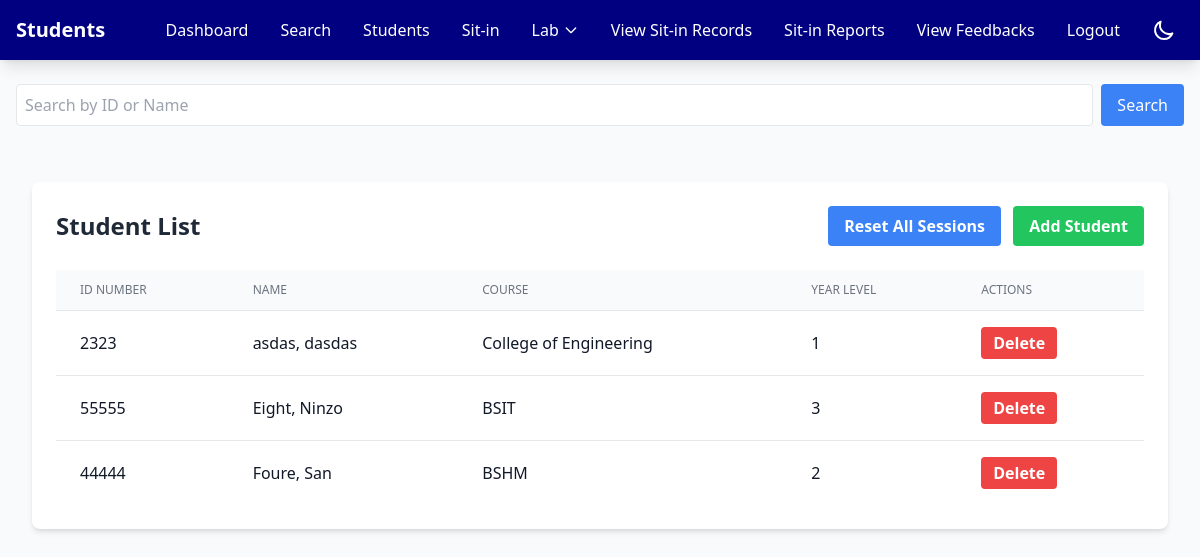
The page /admin/students.php on the database its author committed.
### tables this page shows
CREATE TABLE `students` (
  `StudID` int(11) NOT NULL,
  `IDNO` int(11) NOT NULL,
  `Last_Name` varchar(100) NOT NULL,
  `First_Name` varchar(100) NOT NULL,
  `Mid_Name` varchar(100) NOT NULL,
  `Course` varchar(100) NOT NULL,
  `Year_lvl` int(11) NOT NULL,
  `Username` varchar(100) NOT NULL,
  `Password` varchar(100) NOT NULL,
  `profile_image` varchar(255) NOT NULL,
  `Email` varchar(255) NOT NULL,
  `Address` varchar(255) NOT NULL
);

### admin/students.php (the view, shortened to what this page needs)
<?php
include '../header.php';
$servername = "localhost";
$username = "root";
$password = "";
$database = "users";
$conn = new mysqli($servername, $username, $password, $database);
$search = isset($_GET['search']) ? $_GET['search'] : '';
if ($search) {
    $sql = "SELECT * FROM students WHERE IDNO LIKE ? OR First_Name LIKE ? OR Last_Name LIKE ? ORDER BY Last_Name";
    $stmt = $conn->prepare($sql);
    $searchTerm = "%$search%";
    $stmt->bind_param("sss", $searchTerm, $searchTerm, $searchTerm);
    $stmt->execute();
    $result = $stmt->get_result();
} else {
    $sql = "SELECT * FROM students ORDER BY Last_Name";
    $result = $conn->query($sql);
}
?>
<!DOCTYPE html>
<html lang="en">
<head>
    <script src="https://cdn.tailwindcss.com"></script>
    <link rel="stylesheet" href="../css/admin-dark-mode.css">
    <link rel="stylesheet" href="https://cdnjs.cloudflare.com/ajax/libs/font-awesome/6.4.0/css/all.min.css">
</head>
<body class="bg-gray-100 dark:bg-gray-900 transition-all duration-300">
    <nav class="bg-primary shadow-lg">
        <div class="max-w-7xl mx-auto px-4">
            <div class="flex justify-between items-center">
                <span class="text-white text-xl font-bold py-4">Students</span>
                <div class="flex space-x-4">
                    <div class="hidden md:flex items-center space-x-4">
                        <a href="dashboard.php" class="nav-link text-white hover:text-gray-200">Dashboard</a>
                        <a href="search.php" class="nav-link text-white hover:text-gray-200">Search</a>
                        <a href="students.php" class="nav-link text-white hover:text-gray-200">Students</a>
                        <a href="sitin.php" class="nav-link text-white hover:text-gray-200">Sit-in</a>
                        <div class="relative group">
                            <button class="nav-link text-white hover:text-gray-200 flex items-center">
                                Lab
                                <svg class="w-4 h-4 ml-1" fill="none" stroke="currentColor" viewBox="0 0 24 24">
                                    <path stroke-linecap="round" stroke-linejoin="round" stroke-width="2" d="M19 9l-7 7-7-7" />
                                </svg>
                            </button>
                        </div>
                        <a href="sit_in_records.php" class="nav-link text-white hover:text-gray-200">View Sit-in Records</a>
                        <a href="sit_in_reports.php" class="nav-link text-white hover:text-gray-200">Sit-in Reports</a>
                        <a href="feedback.php" class="nav-link text-white hover:text-gray-200">View Feedbacks</a>
                        <a href="../logout.php" class="nav-link text-white hover:text-gray-200">Logout</a>
                        <button id="darkModeToggle" class="p-2 rounded-lg text-white hover:text-gray-200">
                            <svg xmlns="http://www.w3.org/2000/svg" class="h-6 w-6 block dark:hidden" fill="none" viewBox="0 0 24 24" stroke="currentColor">
                                <path stroke-linecap="round" stroke-linejoin="round" stroke-width="2" d="M20.354 15.354A9 9 0 018.646 3.646 9.003 9.003 0 0012 21a9.003 9.003 0 008.354-5.646z" />
                            </svg>
                        </button>
                    </div>
                </div>
            </div>
        </div>
    </nav>
<body class="bg-gray-100 dark:bg-gray-900 transition-colors duration-200">
    <div class="max-w-7xl mx-auto py-6 px-4">
        <div class="mb-6">
            <form method="GET" class="flex gap-2">
                <input type="text" name="search" placeholder="Search by ID or Name"
                       value="<?= htmlspecialchars($search) ?>"
                       class="flex-1 border p-2 rounded bg-white dark:bg-gray-700 text-gray-900 dark:text-white">
                <button type="submit" class="bg-blue-500 text-white px-4 py-2 rounded hover:bg-blue-600">
                    Search
                </button>
            </form>
        </div>
    <div class="max-w-7xl mx-auto px-4 py-8">
        <div class="bg-white dark:bg-gray-800 rounded-lg shadow-md p-6">
            <div class="flex justify-between items-center mb-6">
                <h2 class="text-2xl font-bold text-gray-800 dark:text-white">Student List</h2>
                <div class="space-x-2">
                    <form action="reset_sessions.php" method="POST" class="inline" onsubmit="return confirm('Are you sure you want to reset all student sessions to 30?');">
                        <button type="submit" class="bg-blue-500 hover:bg-blue-700 text-white font-bold py-2 px-4 rounded">
                            Reset All Sessions
                        </button>
                    </form>
                    <button onclick="openAddStudentModal()" class="bg-green-500 hover:bg-green-700 text-white font-bold py-2 px-4 rounded">
                        Add Student
                    </button>
                </div>
            </div>
            <div class="overflow-x-auto">
                <table class="min-w-full divide-y divide-gray-200 dark:divide-gray-600">
                    <thead class="bg-gray-50 dark:bg-gray-700">
                        <tr>
                            <th class="px-6 py-3 text-left text-xs font-medium text-gray-500 dark:text-gray-300 uppercase">ID Number</th>
                            <th class="px-6 py-3 text-left text-xs font-medium text-gray-500 dark:text-gray-300 uppercase">Name</th>
                            <th class="px-6 py-3 text-left text-xs font-medium text-gray-500 dark:text-gray-300 uppercase">Course</th>
                            <th class="px-6 py-3 text-left text-xs font-medium text-gray-500 dark:text-gray-300 uppercase">Year Level</th>
                            <th class="px-6 py-3 text-left text-xs font-medium text-gray-500 dark:text-gray-300 uppercase">Actions</th>
                        </tr>
                    </thead>
                    <tbody class="bg-white dark:bg-gray-800 divide-y divide-gray-200 dark:divide-gray-600">
                        <?php
                        if ($result->num_rows > 0) {
                            while($row = $result->fetch_assoc()) {
                                echo "<tr class='hover:bg-gray-50 dark:hover:bg-gray-700'>";
                                echo "<td class='px-6 py-4 text-gray-900 dark:text-gray-200'>" . htmlspecialchars($row['IDNO']) . "</td>";
                                echo "<td class='px-6 py-4 text-gray-900 dark:text-gray-200'>" . htmlspecialchars($row['Last_Name'] . ", " . $row['First_Name']) . "</td>";
                                echo "<td class='px-6 py-4 text-gray-900 dark:text-gray-200'>" . htmlspecialchars($row['Course']) . "</td>";
                                echo "<td class='px-6 py-4 text-gray-900 dark:text-gray-200'>" . htmlspecialchars($row['Year_lvl']) . "</td>";
                                echo "<td class='px-6 py-4'>
                                        <button onclick='deleteStudent(" . $row['IDNO'] . ")'
                                                class='bg-red-500 hover:bg-red-700 text-white font-bold py-1 px-3 rounded'>
                                            Delete
                                        </button>
                                      </td>";
                                echo "</tr>";
                            }
                        } else {
                            echo "<tr><td colspan='5' class='px-6 py-4 text-center'>No students found</td></tr>";
                        }
                        ?>
                    </tbody>
                </table>
            </div>
        </div>
    </div>
</body>
</html>

### admin/students.php (style rules this page uses)
* { transition: background-color 0.3s ease, color 0.3s ease, border-color 0.3s ease; }
.nav-link { position: relative; padding: 0.5rem; }
.nav-link:after { content: ''; position: absolute; width: 0; height: 2px; bottom: 0; left: 0; background-color: white; transition: width 0.3s ease; }

### rows shown on the page
students: IDNO "2323", Last_Name+First_Name "asdas, dasdas", Course "College of Engineering", Year_lvl "1"
students: IDNO "55555", Last_Name+First_Name "Eight, Ninzo", Course "BSIT", Year_lvl "3"
students: IDNO "44444", Last_Name+First_Name "Foure, San", Course "BSHM", Year_lvl "2"
